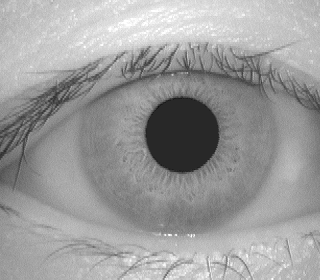
%> input picture CS390s/standard_test_images/standard_test_images/iris.bmp, 320 x 280 px
$ octave Kha_Nguyen_HW2_part2.m   (GNU Octave 9; MATLAB toolbox functions it lacks are replaced by stand-ins)
%> lines starting %> are read from the running program, lines starting %| are printed output that depends on the picture; in (x1, y1, x2, y2) boxes, pixels count from 0 and x2, y2 are one past the last pixel; in counts of white or black regions, pixels touching at a corner belong together; the program's own positions count from 1
clc
clear all
close all


path='./Image_Folder/'; % this is your working path
impath=[ path,'iris.bmp' ]; % path of the image
im=imread(impath);
%> im is the input picture: size 280x320 uint8; min 18, max 255, mean 155.9
figure,imshow(im); % you could also try image() imagesc() other image display functions
title('Original');
im=double(im);
%> im: size 280x320 double
axis image;
axis off;
p=45; %Any number less than this much pixel gets removed

sobelH = [-1 -2 -1
          0  0  0
          1  2  1];
sobelV = [-1 0 1
          -2 0 2
          -1 0 1];
imgSobelH = filter2(sobelH,im,'same');
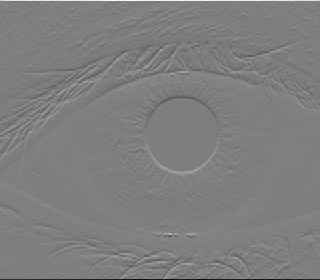
%> imgSobelH: size 280x320 double; min -950, max 959, mean -0.3; drawn with min black and max white
imgSobelH = bwareaopen(imgSobelH,p); %removing noise
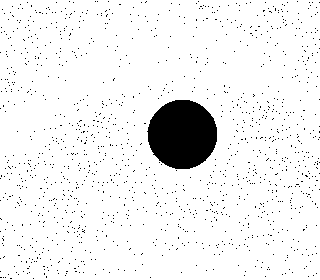
%> imgSobelH: size 280x320 logical; 94.2% white; 1293 black regions (1292 under 20 px), largest, box (x1, y1, x2, y2) and area: (147, 100, 217, 169) 3775

imgSobelV = filter2(sobelV,im,'same');
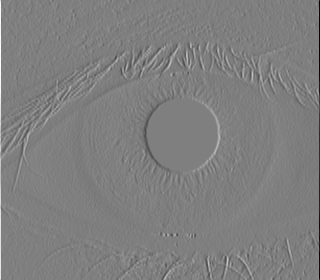
%> imgSobelV: size 280x320 double; min -769, max 770, mean 0.1; drawn with min black and max white
imgSobelV = bwareaopen(imgSobelV,p); %removing noise
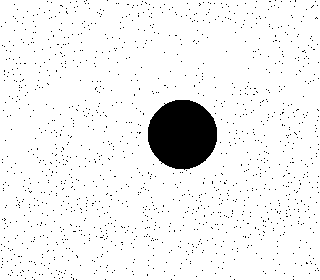
%> imgSobelV: size 280x320 logical; 94.2% white; 1336 black regions (1335 under 20 px), largest, box (x1, y1, x2, y2) and area: (148, 100, 217, 170) 3776

imgSobelFiltered = sqrt((imgSobelH.^2 + imgSobelV.^2)/2);
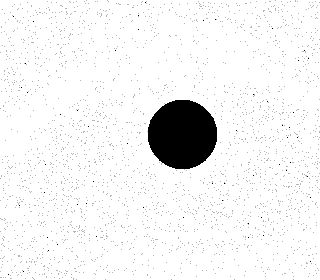
%> imgSobelFiltered: size 280x320 double; min 0, max 1, mean 0.948
figure, imshow(imgSobelFiltered);
title('Sobel Filtered');


level = graythresh(imgSobelFiltered); %get the global threshold for the image
%> level = 0.351
irisFiltered = imbinarize(imgSobelFiltered,level); %convert the image into a binary image using the threshold
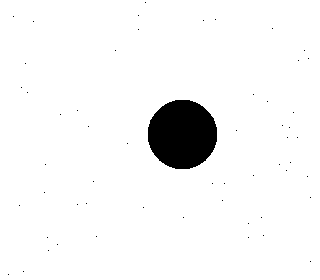
%> irisFiltered: size 280x320 logical; 95.7% white; 56 black regions (55 under 20 px), largest, box (x1, y1, x2, y2) and area: (148, 100, 217, 169) 3773
figure, imshow(irisFiltered);
title('Binary Iris');

%Median filter to remove salt and pepper
img2=irisFiltered;

medianKernel = [1 1 1
                1 1 1
                1 1 1]/9;

for i=2:size(irisFiltered,1)-1
    for j=2:size(irisFiltered,2)-1
tp=irisFiltered(i-1:i+1,j-1:j+1);
img2(i,j)=median(tp(:));
    end
end
%> img2: size 280x320 logical; 95.8% white; 1 black region, box (x1, y1, x2, y2) and area: (148, 100, 217, 169) 3771

img2 = imfilter(irisFiltered,medianKernel,'same');
%> img2: size 280x320 logical; 95.8% white; 5 black regions (4 under 20 px), largest, box (x1, y1, x2, y2) and area: (148, 100, 217, 169) 3771
colormap(gray(256));

iris = bwmorph(img2, 'remove'); %Change and inverse the circle into just the iris
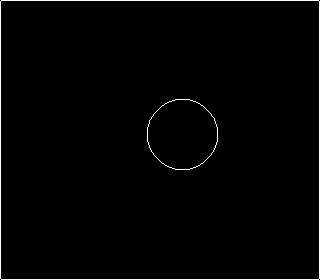
%> iris: size 280x320 logical; 1.5% white in thin lines or dots
figure, imshow(iris);
title('Iris Circle');

out_impath=[path,'output/','Iris_SobelFiltered.jpg'];% path of the output im
imwrite(imgSobelFiltered,out_impath);
out_impath=[path,'output/','Iris_MedianFiltered.jpg'];% path of the output im
imwrite(img2,out_impath);
out_impath=[path,'output/','Iris.jpg'];% path of the output im
imwrite(iris,out_impath);
